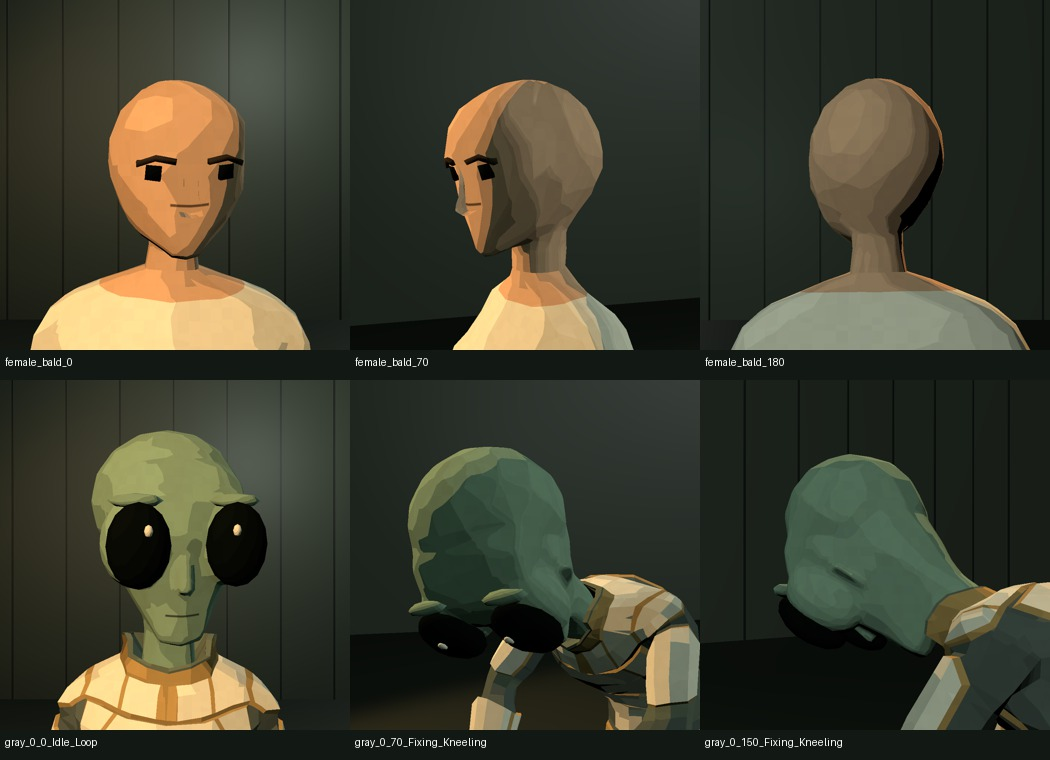
#> input picture Tool/V2/QA/WomenAlien/head-fixes.jpg, 1050 x 760 px, given in place of female_00_front.png, which was not available
$ python women_review_sheets.py
#> lines starting #> are read from the running program, lines starting #| are printed output that depends on the picture; pictures that were not available may be replaced by others from this repository, and a replacement may not be noted
"""Arrange unmodified Player camera captures for visual review (requires Pillow)."""
from pathlib import Path
from PIL import Image,ImageDraw
import shutil,json
root=Path(__file__).resolve().parents[1]
folder=root/'QA/WomenAlien';source=folder/'FinalRuntime'
def sheet(name,files,cols=5,size=260):
#> called with name = 'women-fronts', cols = 5, size = 260
 rows=(len(files)+cols-1)//cols
 image=Image.new('RGB',(cols*size,rows*(size+30)),(18,25,21));draw=ImageDraw.Draw(image)
#> after `image = Image.new('RGB', (cols * size, rows * (size + 30)), (18, 25, 2`:
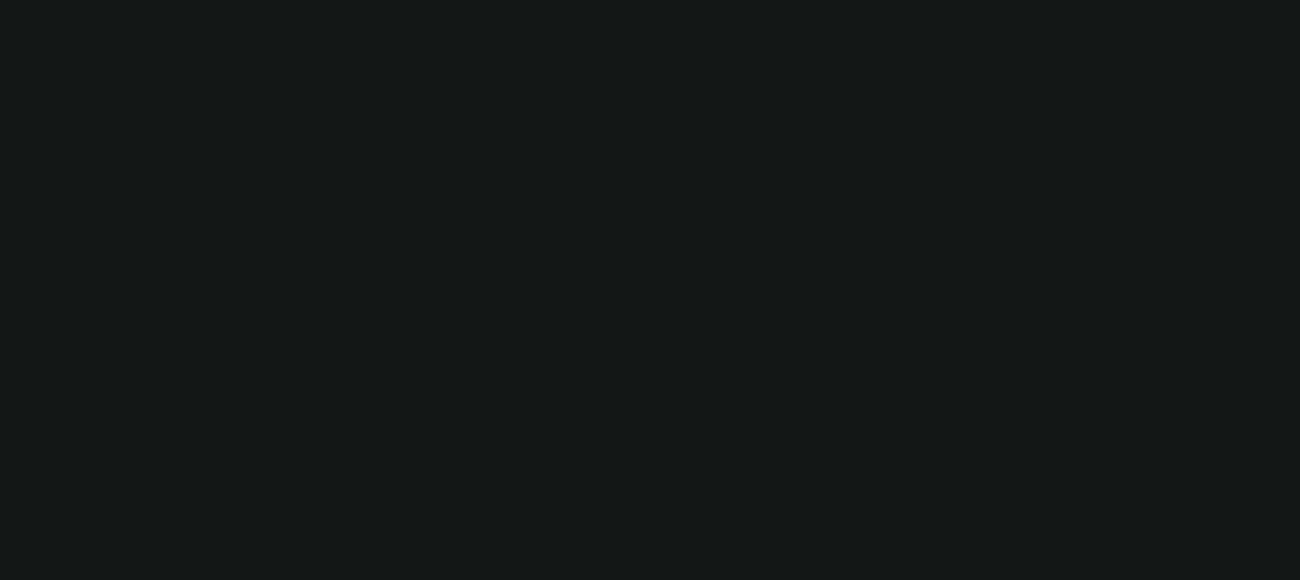
#> image: PIL image 1300x580 RGB; mean R, G, B 18, 25, 21
 for i,path in enumerate(files):
  picture=Image.open(path);picture.thumbnail((size,size));x=i%cols*size;y=i//cols*(size+30)
#> in sheet, picture is the input picture: PIL image 1050x760 RGB; mean R, G, B 61.1, 61.6, 46.5
#> after `picture.thumbnail((size, size))`:
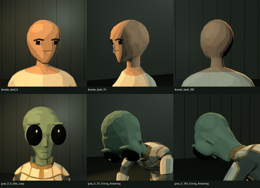
#> picture: PIL image 260x188 RGB; mean R, G, B 61.2, 61.6, 46.6
  image.paste(picture,(x,y));draw.text((x+5,y+size+6),path.stem,fill='white')
#> after `image.paste(picture, (x, y))`:
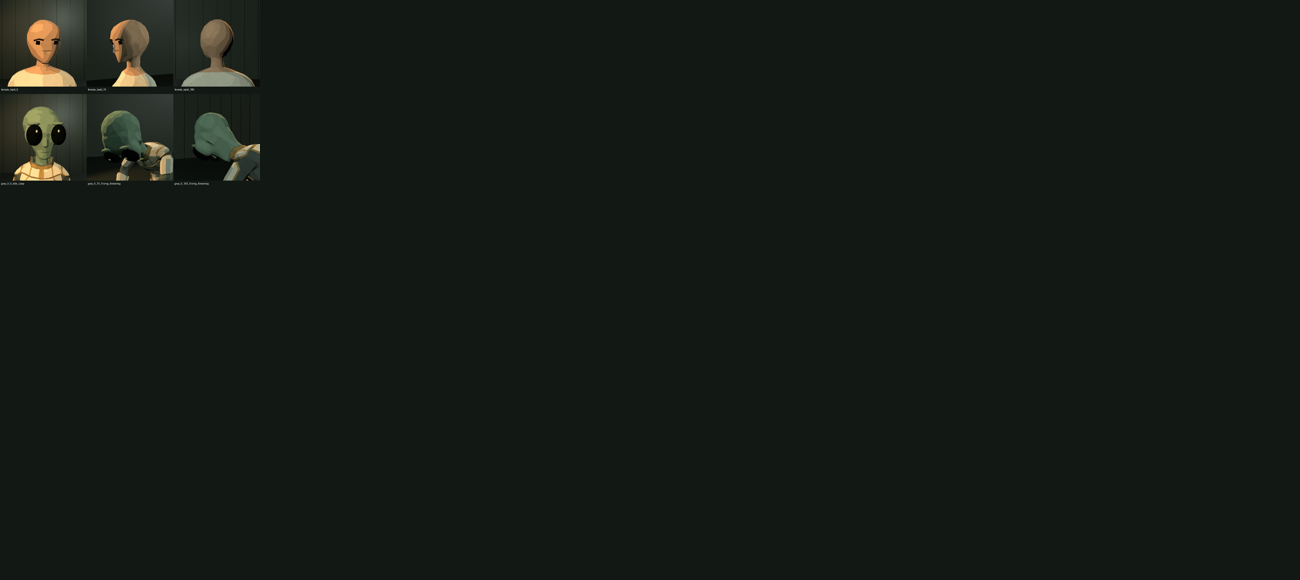
#> image: PIL image 1300x580 RGB; mean R, G, B 20.8, 27.4, 22.7
 image.save(folder/(name+'.jpg'),quality=92)
for shot in ['front','side','back','full','bow','dance']:
#> (the run stopped early here; a loop or call above may not have finished)

$ run again, on Tool/V2/QA/WomenAlien/women-bow.jpg
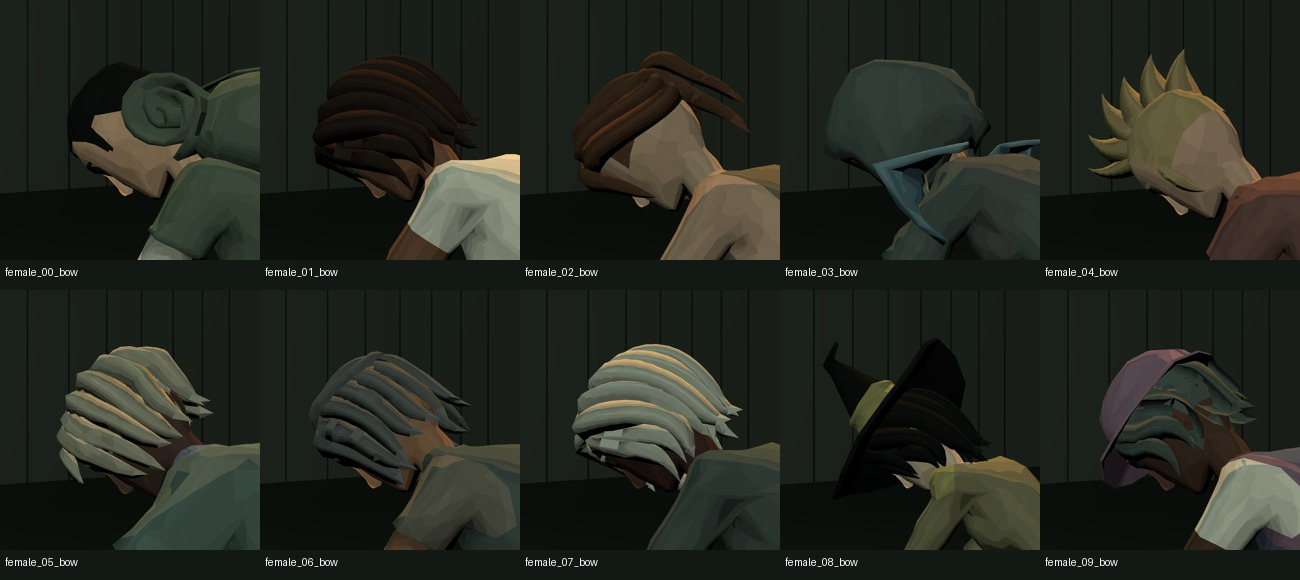
#> input picture Tool/V2/QA/WomenAlien/women-bow.jpg, 1300 x 580 px, given in place of female_00_front.png, which was not available
#> in sheet, picture is the input picture: PIL image 1300x580 RGB; mean R, G, B 35.8, 39.6, 31.7
#> in sheet, `picture.thumbnail((size, size))`:
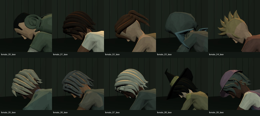
#> picture: PIL image 260x116 RGB; mean R, G, B 35.9, 39.6, 31.8

$ run again, on Tool/V2/QA/WomenAlien/women-dance.jpg
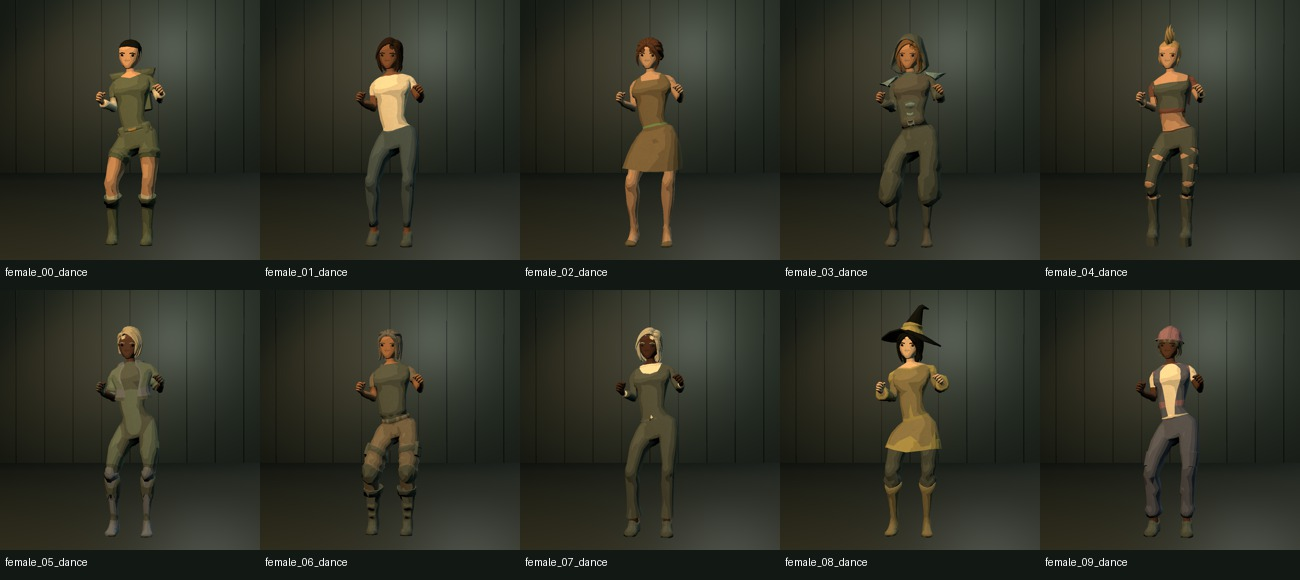
#> input picture Tool/V2/QA/WomenAlien/women-dance.jpg, 1300 x 580 px, given in place of female_00_front.png, which was not available
#> in sheet, picture is the input picture: PIL image 1300x580 RGB; mean R, G, B 47.5, 49, 38.3
#> picture: PIL image 260x116 RGB
#> in sheet, `image.paste(picture, (x, y))`:
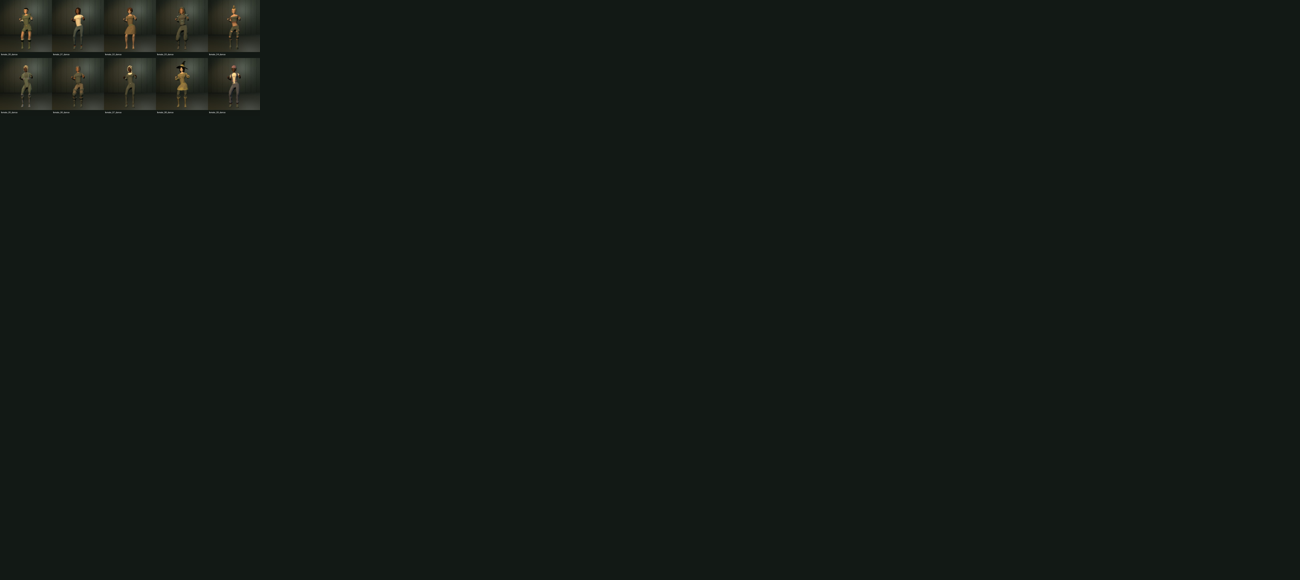
#> image: PIL image 1300x580 RGB; mean R, G, B 19.2, 26, 21.7
